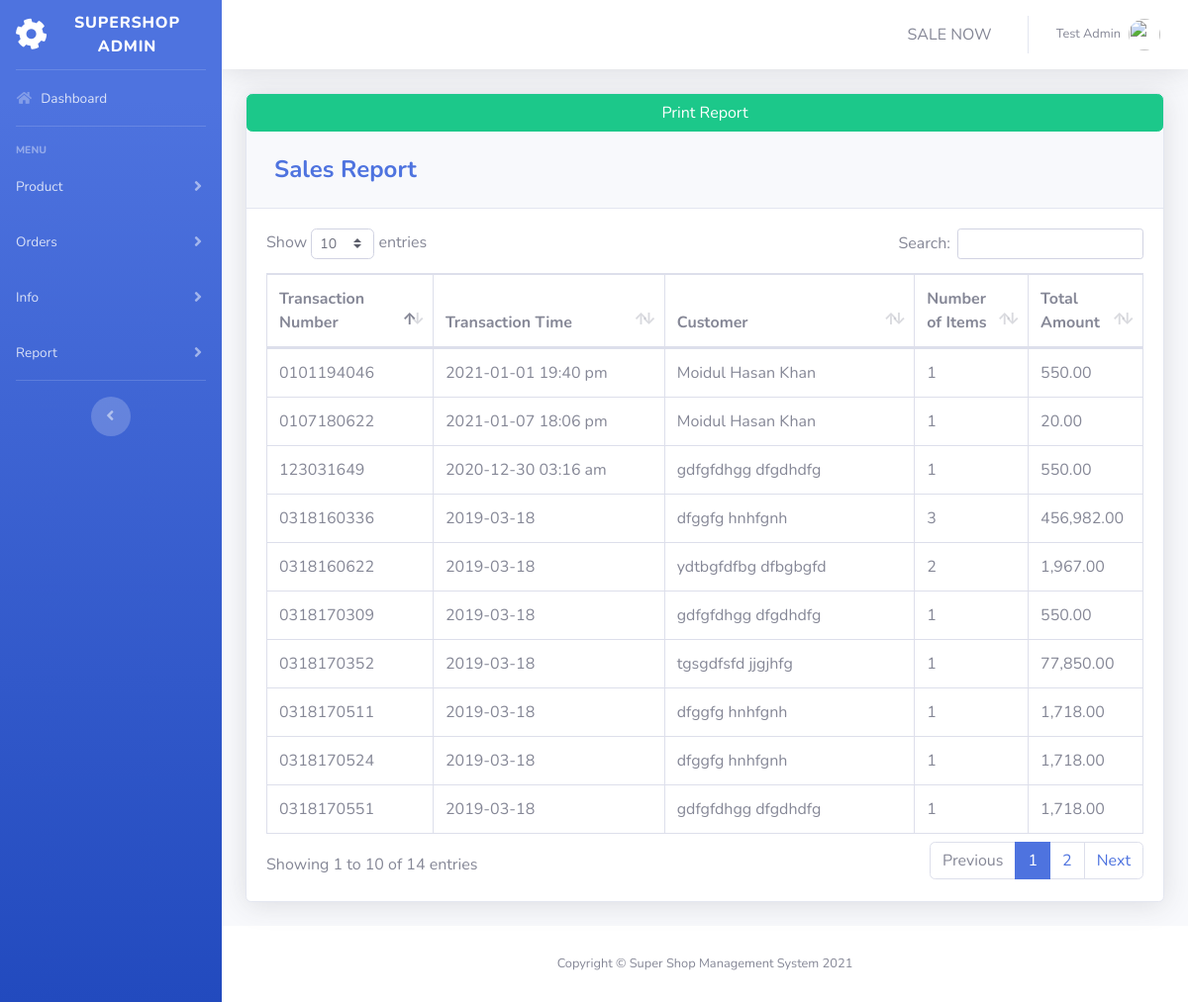
The page /pages/report_todays_sale.php (signed in) on the database its author committed.
### tables this page shows
CREATE TABLE `transaction` (
  `TRANS_ID` int(50) NOT NULL,
  `CUST_ID` int(11) DEFAULT NULL,
  `NUMOFITEMS` varchar(250) NOT NULL,
  `SUBTOTAL` varchar(50) NOT NULL,
  `LESSVAT` varchar(50) NOT NULL,
  `NETVAT` varchar(50) NOT NULL,
  `ADDVAT` varchar(50) NOT NULL,
  `GRANDTOTAL` varchar(250) NOT NULL,
  `CASH` varchar(250) NOT NULL,
  `DATE` varchar(50) NOT NULL,
  `TRANS_D_ID` varchar(250) NOT NULL
);

CREATE TABLE `customer` (
  `CUST_ID` int(11) NOT NULL,
  `FIRST_NAME` varchar(50) DEFAULT NULL,
  `LAST_NAME` varchar(50) DEFAULT NULL,
  `PHONE_NUMBER` varchar(11) DEFAULT NULL
);

### pages/report_todays_sale.php (the view, shortened to what this page needs)
<?php
include'../includes/connection.php';
include'../includes/sidebar.php';
?>
            <div class="card shadow mb-4" >
              <input type="button" class="btn btn-success" onclick="printDiv('printableArea')" value="Print Report" />
            <div class="card-header py-3">
              <h4 class="m-2 font-weight-bold text-primary">Sales Report</h4>
            </div>
            <div class="card-body" id="printableArea">
              <div class="table-responsive">
                <table class="table table-bordered" id="dataTable" width="100%" cellspacing="0">
               <thead>
                   <tr>
                     <th width="19%">Transaction Number</th>
                     <th>Transaction Time</th>
                     <th>Customer</th>
                     <th width="13%">Number of Items</th>
                     <th width="13%">Total Amount</th>
                   </tr>
               </thead>
          <tbody>
<?php
    $query = 'SELECT *, FIRST_NAME, LAST_NAME,GRANDTOTAL
              FROM transaction T
              JOIN customer C ON T.`CUST_ID`=C.`CUST_ID`
              ORDER BY TRANS_D_ID ASC';
        $result = mysqli_query($db, $query) or die (mysqli_error($db));
            while ($row = mysqli_fetch_assoc($result)) {
                echo '<tr>';
                echo '<td>'. $row['TRANS_D_ID'].'</td>';
                echo '<td>'. $row['DATE'].'</td>';
                echo '<td>'. $row['FIRST_NAME'].' '. $row['LAST_NAME'].'</td>';
                echo '<td>'. $row['NUMOFITEMS'].'</td>';
                echo '<td>'. $row['GRANDTOTAL'].'</td>';
                echo '</tr> ';
                        }
?>
                                </tbody>
                            </table>
                        </div>
                    </div>
                  </div>
<?php
include'../includes/footer.php';
?>

### rows shown on the page
transaction: TRANS_D_ID "0101194046", DATE "2021-01-01 19:40 pm", CUST_ID.FIRST_NAME "Moidul Hasan", CUST_ID.LAST_NAME "Khan", NUMOFITEMS "1", GRANDTOTAL "550.00"
transaction: TRANS_D_ID "0107180622", DATE "2021-01-07 18:06 pm", CUST_ID.FIRST_NAME "Moidul Hasan", CUST_ID.LAST_NAME "Khan", NUMOFITEMS "1", GRANDTOTAL "20.00"
transaction: TRANS_D_ID "0318160336", DATE "2019-03-18", CUST_ID.FIRST_NAME "dfggfg", CUST_ID.LAST_NAME "hnhfgnh", NUMOFITEMS "3", GRANDTOTAL "456,982.00"
transaction: TRANS_D_ID "0318160622", DATE "2019-03-18", CUST_ID.FIRST_NAME "ydtbgfdfbg", CUST_ID.LAST_NAME "dfbgbgfd", NUMOFITEMS "2", GRANDTOTAL "1,967.00"
transaction: TRANS_D_ID "0318170309", DATE "2019-03-18", CUST_ID.FIRST_NAME "gdfgfdhgg", CUST_ID.LAST_NAME "dfgdhdfg", NUMOFITEMS "1", GRANDTOTAL "550.00"
transaction: TRANS_D_ID "0318170352", DATE "2019-03-18", CUST_ID.FIRST_NAME "tgsgdfsfd", CUST_ID.LAST_NAME "jjgjhfg", NUMOFITEMS "1", GRANDTOTAL "77,850.00"
transaction: TRANS_D_ID "0318170511", DATE "2019-03-18", CUST_ID.FIRST_NAME "dfggfg", CUST_ID.LAST_NAME "hnhfgnh", NUMOFITEMS "1", GRANDTOTAL "1,718.00"
transaction: TRANS_D_ID "0318170524", DATE "2019-03-18", CUST_ID.FIRST_NAME "dfggfg", CUST_ID.LAST_NAME "hnhfgnh", NUMOFITEMS "1", GRANDTOTAL "1,718.00"
transaction: TRANS_D_ID "0318170551", DATE "2019-03-18", CUST_ID.FIRST_NAME "gdfgfdhgg", CUST_ID.LAST_NAME "dfgdhdfg", NUMOFITEMS "1", GRANDTOTAL "1,718.00"
transaction: TRANS_D_ID "123031649", DATE "2020-12-30 03:16 am", CUST_ID.FIRST_NAME "gdfgfdhgg", CUST_ID.LAST_NAME "dfgdhdfg", NUMOFITEMS "1", GRANDTOTAL "550.00"

### other values the page prints
$_SESSION['FIRST_NAME'] "Test"
$_SESSION['LAST_NAME'] "Admin"
